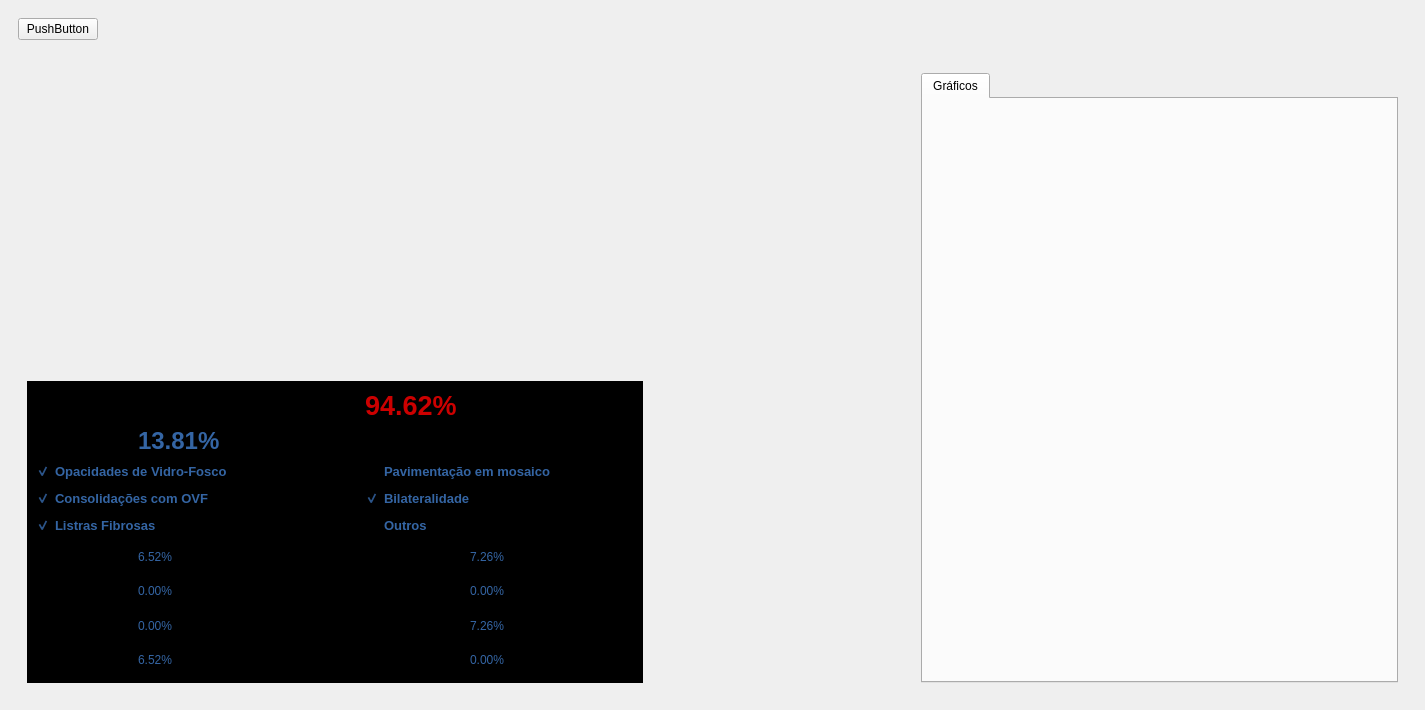
<?xml version="1.0" encoding="UTF-8"?>
<ui version="4.0">
 <class>Concept</class>
 <widget class="QMainWindow" name="Concept">
  <property name="geometry">
   <rect>
    <x>0</x>
    <y>0</y>
    <width>1425</width>
    <height>710</height>
   </rect>
  </property>
  <property name="windowTitle">
   <string>MainWindow</string>
  </property>
  <widget class="QWidget" name="centralwidget">
   <layout class="QVBoxLayout" name="verticalLayout">
    <item>
     <widget class="QWidget" name="widget" native="true">
      <property name="sizePolicy">
       <sizepolicy hsizetype="Maximum" vsizetype="Maximum">
        <horstretch>0</horstretch>
        <verstretch>0</verstretch>
       </sizepolicy>
      </property>
      <property name="maximumSize">
       <size>
        <width>16777215</width>
        <height>288</height>
       </size>
      </property>
      <layout class="QHBoxLayout" name="horizontalLayout">
       <property name="sizeConstraint">
        <enum>QLayout::SetMinimumSize</enum>
       </property>
       <item>
        <widget class="QPushButton" name="btnOpenFile">
         <property name="sizePolicy">
          <sizepolicy hsizetype="Fixed" vsizetype="Fixed">
           <horstretch>0</horstretch>
           <verstretch>0</verstretch>
          </sizepolicy>
         </property>
         <property name="text">
          <string>PushButton</string>
         </property>
        </widget>
       </item>
      </layout>
     </widget>
    </item>
    <item>
     <widget class="QWidget" name="widget_2" native="true">
      <property name="sizePolicy">
       <sizepolicy hsizetype="Preferred" vsizetype="Expanding">
        <horstretch>0</horstretch>
        <verstretch>0</verstretch>
       </sizepolicy>
      </property>
      <layout class="QHBoxLayout" name="horizontalLayout_2">
       <item>
        <widget class="QWidget" name="widget_3" native="true">
         <property name="sizePolicy">
          <sizepolicy hsizetype="Preferred" vsizetype="Preferred">
           <horstretch>1</horstretch>
           <verstretch>0</verstretch>
          </sizepolicy>
         </property>
         <layout class="QVBoxLayout" name="verticalLayout_2">
          <item>
           <widget class="QWidget" name="leftDisplay" native="true">
            <property name="sizePolicy">
             <sizepolicy hsizetype="Preferred" vsizetype="Preferred">
              <horstretch>0</horstretch>
              <verstretch>1</verstretch>
             </sizepolicy>
            </property>
            <layout class="QHBoxLayout" name="horizontalLayout_4"/>
           </widget>
          </item>
          <item>
           <widget class="QWidget" name="widget_7" native="true">
            <property name="sizePolicy">
             <sizepolicy hsizetype="Preferred" vsizetype="Preferred">
              <horstretch>0</horstretch>
              <verstretch>1</verstretch>
             </sizepolicy>
            </property>
            <property name="styleSheet">
             <string notr="true">background-color: rgb(0, 0, 0);</string>
            </property>
            <layout class="QGridLayout" name="gridLayout">
             <item row="8" column="0">
              <widget class="QLabel" name="label_28">
               <property name="font">
                <font>
                 <pointsize>9</pointsize>
                </font>
               </property>
               <property name="text">
                <string>Lobo Inferior</string>
               </property>
              </widget>
             </item>
             <item row="8" column="2">
              <widget class="QLabel" name="label_29">
               <property name="font">
                <font>
                 <pointsize>9</pointsize>
                </font>
               </property>
               <property name="text">
                <string>(89.256cm³)</string>
               </property>
              </widget>
             </item>
             <item row="5" column="5">
              <widget class="QLabel" name="label_37">
               <property name="font">
                <font>
                 <pointsize>9</pointsize>
                </font>
               </property>
               <property name="text">
                <string>(140.356cm³)</string>
               </property>
              </widget>
             </item>
             <item row="2" column="3" colspan="2">
              <widget class="QCheckBox" name="checkBox_4">
               <property name="font">
                <font>
                 <pointsize>10</pointsize>
                 <weight>75</weight>
                 <bold>true</bold>
                </font>
               </property>
               <property name="styleSheet">
                <string notr="true">color: rgb(52, 101, 164);</string>
               </property>
               <property name="text">
                <string>Pavimentação em mosaico</string>
               </property>
              </widget>
             </item>
             <item row="7" column="5">
              <widget class="QLabel" name="label_39">
               <property name="font">
                <font>
                 <pointsize>9</pointsize>
                </font>
               </property>
               <property name="text">
                <string>(140.356cm³)</string>
               </property>
              </widget>
             </item>
             <item row="3" column="3" colspan="2">
              <widget class="QCheckBox" name="checkBox_5">
               <property name="font">
                <font>
                 <pointsize>10</pointsize>
                 <weight>75</weight>
                 <bold>true</bold>
                </font>
               </property>
               <property name="styleSheet">
                <string notr="true">color: rgb(52, 101, 164);</string>
               </property>
               <property name="text">
                <string>Bilateralidade</string>
               </property>
               <property name="checked">
                <bool>true</bool>
               </property>
              </widget>
             </item>
             <item row="6" column="2">
              <widget class="QLabel" name="label_23">
               <property name="font">
                <font>
                 <pointsize>9</pointsize>
                </font>
               </property>
               <property name="text">
                <string>(0.000cm³)</string>
               </property>
              </widget>
             </item>
             <item row="4" column="0" colspan="2">
              <widget class="QCheckBox" name="checkBox_3">
               <property name="font">
                <font>
                 <pointsize>10</pointsize>
                 <weight>75</weight>
                 <bold>true</bold>
                </font>
               </property>
               <property name="styleSheet">
                <string notr="true">color: rgb(52, 101, 164);</string>
               </property>
               <property name="text">
                <string>Listras Fibrosas</string>
               </property>
               <property name="checked">
                <bool>true</bool>
               </property>
              </widget>
             </item>
             <item row="0" column="3">
              <widget class="QLabel" name="label_2">
               <property name="font">
                <font>
                 <pointsize>20</pointsize>
                 <weight>75</weight>
                 <bold>true</bold>
                </font>
               </property>
               <property name="styleSheet">
                <string notr="true">color:  rgb(204, 0, 0);</string>
               </property>
               <property name="text">
                <string>94.62%</string>
               </property>
              </widget>
             </item>
             <item row="7" column="2">
              <widget class="QLabel" name="label_26">
               <property name="font">
                <font>
                 <pointsize>9</pointsize>
                </font>
               </property>
               <property name="text">
                <string>(0.000cm³)</string>
               </property>
              </widget>
             </item>
             <item row="5" column="4">
              <widget class="QLabel" name="label_8">
               <property name="styleSheet">
                <string notr="true">color: rgb(52, 101, 164);</string>
               </property>
               <property name="text">
                <string>7.26%</string>
               </property>
              </widget>
             </item>
             <item row="2" column="0" colspan="2">
              <widget class="QCheckBox" name="checkBox">
               <property name="font">
                <font>
                 <pointsize>10</pointsize>
                 <weight>75</weight>
                 <bold>true</bold>
                </font>
               </property>
               <property name="styleSheet">
                <string notr="true">color: rgb(52, 101, 164);</string>
               </property>
               <property name="text">
                <string>Opacidades de Vidro-Fosco</string>
               </property>
               <property name="checked">
                <bool>true</bool>
               </property>
              </widget>
             </item>
             <item row="8" column="1">
              <widget class="QLabel" name="label_27">
               <property name="styleSheet">
                <string notr="true">color: rgb(52, 101, 164);</string>
               </property>
               <property name="text">
                <string>6.52%</string>
               </property>
              </widget>
             </item>
             <item row="0" column="2">
              <widget class="QLabel" name="label">
               <property name="text">
                <string>Possibilidade de NCP:</string>
               </property>
              </widget>
             </item>
             <item row="8" column="5">
              <widget class="QLabel" name="label_34">
               <property name="font">
                <font>
                 <pointsize>9</pointsize>
                </font>
               </property>
               <property name="text">
                <string>(0.000cm³)</string>
               </property>
              </widget>
             </item>
             <item row="7" column="0">
              <widget class="QLabel" name="label_25">
               <property name="font">
                <font>
                 <pointsize>9</pointsize>
                </font>
               </property>
               <property name="text">
                <string>Lobo Central</string>
               </property>
              </widget>
             </item>
             <item row="5" column="0">
              <widget class="QLabel" name="label_5">
               <property name="text">
                <string>Pulmão Direito:</string>
               </property>
              </widget>
             </item>
             <item row="7" column="3">
              <widget class="QLabel" name="label_36">
               <property name="font">
                <font>
                 <pointsize>9</pointsize>
                </font>
               </property>
               <property name="text">
                <string>Lobo Central</string>
               </property>
              </widget>
             </item>
             <item row="8" column="4">
              <widget class="QLabel" name="label_32">
               <property name="styleSheet">
                <string notr="true">color: rgb(52, 101, 164);</string>
               </property>
               <property name="text">
                <string>0.00%</string>
               </property>
              </widget>
             </item>
             <item row="6" column="0">
              <widget class="QLabel" name="label_21">
               <property name="font">
                <font>
                 <pointsize>9</pointsize>
                </font>
               </property>
               <property name="text">
                <string>Lobo Superior</string>
               </property>
              </widget>
             </item>
             <item row="6" column="3">
              <widget class="QLabel" name="label_35">
               <property name="font">
                <font>
                 <pointsize>9</pointsize>
                </font>
               </property>
               <property name="text">
                <string>Lobo Superior</string>
               </property>
              </widget>
             </item>
             <item row="8" column="3">
              <widget class="QLabel" name="label_33">
               <property name="font">
                <font>
                 <pointsize>9</pointsize>
                </font>
               </property>
               <property name="text">
                <string>Lobo Inferior</string>
               </property>
              </widget>
             </item>
             <item row="6" column="4">
              <widget class="QLabel" name="label_31">
               <property name="styleSheet">
                <string notr="true">color: rgb(52, 101, 164);</string>
               </property>
               <property name="text">
                <string>0.00%</string>
               </property>
              </widget>
             </item>
             <item row="1" column="0">
              <widget class="QLabel" name="label_9">
               <property name="text">
                <string>Pulmão:</string>
               </property>
              </widget>
             </item>
             <item row="6" column="1">
              <widget class="QLabel" name="label_22">
               <property name="styleSheet">
                <string notr="true">color: rgb(52, 101, 164);</string>
               </property>
               <property name="text">
                <string>0.00%</string>
               </property>
              </widget>
             </item>
             <item row="5" column="2">
              <widget class="QLabel" name="label_10">
               <property name="font">
                <font>
                 <pointsize>9</pointsize>
                </font>
               </property>
               <property name="text">
                <string>(89.256cm³)</string>
               </property>
              </widget>
             </item>
             <item row="4" column="3" colspan="2">
              <widget class="QCheckBox" name="checkBox_6">
               <property name="font">
                <font>
                 <pointsize>10</pointsize>
                 <weight>75</weight>
                 <bold>true</bold>
                </font>
               </property>
               <property name="styleSheet">
                <string notr="true">color: rgb(52, 101, 164);</string>
               </property>
               <property name="text">
                <string>Outros</string>
               </property>
              </widget>
             </item>
             <item row="1" column="2">
              <widget class="QLabel" name="label_41">
               <property name="text">
                <string>(229.612cm³)</string>
               </property>
              </widget>
             </item>
             <item row="5" column="3">
              <widget class="QLabel" name="label_7">
               <property name="text">
                <string>Pulmão Esquerdo:</string>
               </property>
              </widget>
             </item>
             <item row="1" column="1">
              <widget class="QLabel" name="label_40">
               <property name="font">
                <font>
                 <pointsize>18</pointsize>
                 <weight>75</weight>
                 <bold>true</bold>
                </font>
               </property>
               <property name="styleSheet">
                <string notr="true">color: rgb(52, 101, 164);</string>
               </property>
               <property name="text">
                <string>13.81%</string>
               </property>
              </widget>
             </item>
             <item row="3" column="0" colspan="2">
              <widget class="QCheckBox" name="checkBox_2">
               <property name="font">
                <font>
                 <pointsize>10</pointsize>
                 <weight>75</weight>
                 <bold>true</bold>
                </font>
               </property>
               <property name="styleSheet">
                <string notr="true">color: rgb(52, 101, 164);</string>
               </property>
               <property name="text">
                <string>Consolidações com OVF</string>
               </property>
               <property name="checked">
                <bool>true</bool>
               </property>
              </widget>
             </item>
             <item row="5" column="1">
              <widget class="QLabel" name="label_6">
               <property name="styleSheet">
                <string notr="true">color: rgb(52, 101, 164);</string>
               </property>
               <property name="text">
                <string>6.52%</string>
               </property>
              </widget>
             </item>
             <item row="7" column="1">
              <widget class="QLabel" name="label_24">
               <property name="styleSheet">
                <string notr="true">color: rgb(52, 101, 164);</string>
               </property>
               <property name="text">
                <string>0.00%</string>
               </property>
              </widget>
             </item>
             <item row="6" column="5">
              <widget class="QLabel" name="label_38">
               <property name="font">
                <font>
                 <pointsize>9</pointsize>
                </font>
               </property>
               <property name="text">
                <string>(0.000cm³)</string>
               </property>
              </widget>
             </item>
             <item row="7" column="4">
              <widget class="QLabel" name="label_30">
               <property name="styleSheet">
                <string notr="true">color: rgb(52, 101, 164);</string>
               </property>
               <property name="text">
                <string>7.26%</string>
               </property>
              </widget>
             </item>
            </layout>
           </widget>
          </item>
         </layout>
        </widget>
       </item>
       <item>
        <widget class="MainDisplay" name="centerDisplay" native="true">
         <property name="sizePolicy">
          <sizepolicy hsizetype="Preferred" vsizetype="Preferred">
           <horstretch>1</horstretch>
           <verstretch>0</verstretch>
          </sizepolicy>
         </property>
        </widget>
       </item>
       <item>
        <widget class="QWidget" name="widget_5" native="true">
         <property name="sizePolicy">
          <sizepolicy hsizetype="Preferred" vsizetype="Preferred">
           <horstretch>2</horstretch>
           <verstretch>0</verstretch>
          </sizepolicy>
         </property>
         <layout class="QHBoxLayout" name="horizontalLayout_3">
          <item>
           <widget class="QTabWidget" name="tabWidget">
            <property name="currentIndex">
             <number>0</number>
            </property>
            <widget class="QWidget" name="chartTab">
             <attribute name="title">
              <string>Gráficos</string>
             </attribute>
             <layout class="QVBoxLayout" name="verticalLayout_3"/>
            </widget>
           </widget>
          </item>
         </layout>
        </widget>
       </item>
      </layout>
     </widget>
    </item>
   </layout>
  </widget>
 </widget>
 <customwidgets>
  <customwidget>
   <class>MainDisplay</class>
   <extends>QWidget</extends>
   <header>MainDisplay.h</header>
   <container>1</container>
  </customwidget>
 </customwidgets>
 <resources/>
 <connections>
  <connection>
   <sender>btnOpenFile</sender>
   <signal>clicked()</signal>
   <receiver>Concept</receiver>
   <slot>openFileDialog()</slot>
   <hints>
    <hint type="sourcelabel">
     <x>89</x>
     <y>30</y>
    </hint>
    <hint type="destinationlabel">
     <x>136</x>
     <y>37</y>
    </hint>
   </hints>
  </connection>
 </connections>
 <slots>
  <slot>openFileDialog()</slot>
 </slots>
</ui>
